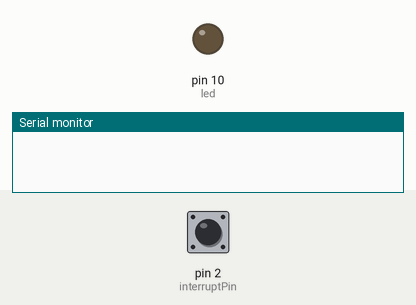
Recording of a sketch running on a simulated Arduino Uno, built with avr-gcc and run on an emulated ATmega328P. On the bench: output pins drawn as LEDs (lit = HIGH), the last lines printed to the serial monitor. The inputs (shaded band) are chosen by the test bench; at power-on: pin 2 (interruptPin) HIGH.

Above: at 1.2 s.
1.3 s: pin 2 (interruptPin) pulled LOW for 0.15 s
4.3 s: pin 2 (interruptPin) pulled LOW for 1 s
At 9.17 s:
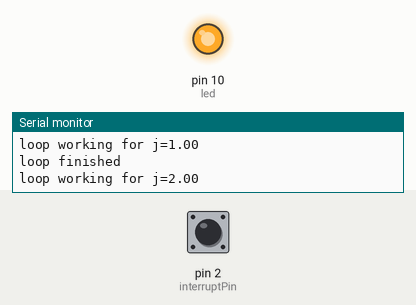
Timing chart, 0 to 12.4 s (numbered marks = the images above; inputs shaded):
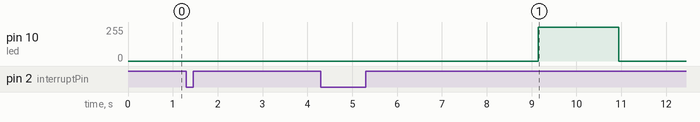

The sketch:

Interrupt.ino
```cpp
const byte led = 10;
const byte interruptPin = 2;
//const int steps=100;
volatile float j=0.5;
volatile int ct=0,flag=-1;
volatile int i=0,k=0;
volatile long int times=0;
//void ISR_func();

void setup() {
   pinMode(led, OUTPUT);
   pinMode(interruptPin, INPUT_PULLUP);
   attachInterrupt(digitalPinToInterrupt(interruptPin), ISR_func, RISING);
   Serial.begin(9600);
}

void loop() {
   if(ct==1)
   {

    while(j<=2){
      { Serial.print("loop working for j="); Serial.println(j);
        i=0;k=0;
        if((flag)&&(j==0.5)){
          times=millis();
          while(millis()<times+1000){};
        }
        while(i<510){
        analogWrite(led,k); delay(3.921*j);  //0<k<255
        if(i<255)
        {
           k++;
           i++;
        }
        if(i>=255)
        {
            k--;
            i++;
        }
        }
      digitalWrite(led,LOW);
      j*=2;
      }
    Serial.println("loop finished");
   }ct=0;Serial.print("ct= ");Serial.println(ct);
}}

void ISR_func() {
  Serial.print("ISR implemented    and ct=");Serial.println(ct);
   ct=1;
   j=0.5;
   i=0;
   k=0;
   flag++;
}
```
